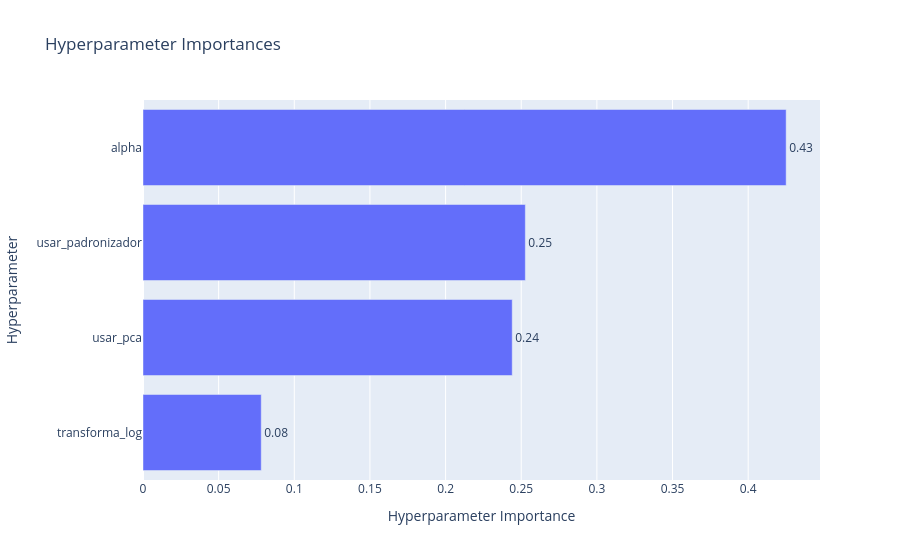

The code cell stored with this chart in its notebook:
### Code cell
vis.plot_param_importances(estudo_hpc)

### Figure 1 — Plotly figure (JSON) as saved in the notebook; plotly's stock layout.template omitted (floating-point values rounded to 4 significant figures)
{"data": [{"cliponaxis": false, "hovertemplate": ["transforma_log (CategoricalDistribution): 0.07815149428188412<extra></extra>", "usar_pca (CategoricalDistribution): 0.24404529086220875<extra></extra>", "usar_padronizador (CategoricalDistribution): 0.25270350199877095<extra></extra>", "alpha (FloatDistribution): 0.42509971285713616<extra></extra>"], "name": "Objective Value", "orientation": "h", "text": ["0.08", "0.24", "0.25", "0.43"], "textposition": "outside", "type": "bar", "x": [0.07815, 0.244, 0.2527, 0.4251], "y": ["transforma_log", "usar_pca", "usar_padronizador", "alpha"]}], "layout": {"title": {"text": "Hyperparameter Importances"}, "xaxis": {"title": {"text": "Hyperparameter Importance"}}, "yaxis": {"title": {"text": "Hyperparameter"}}}}
